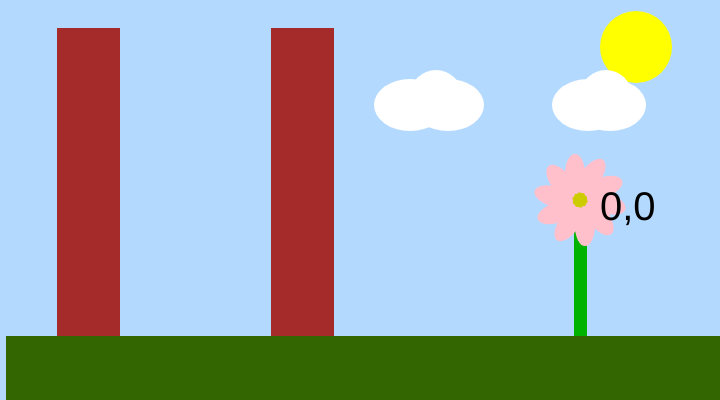
Frame 1 (no input)
Frame 60 (no input): identical to frame 1, image omitted
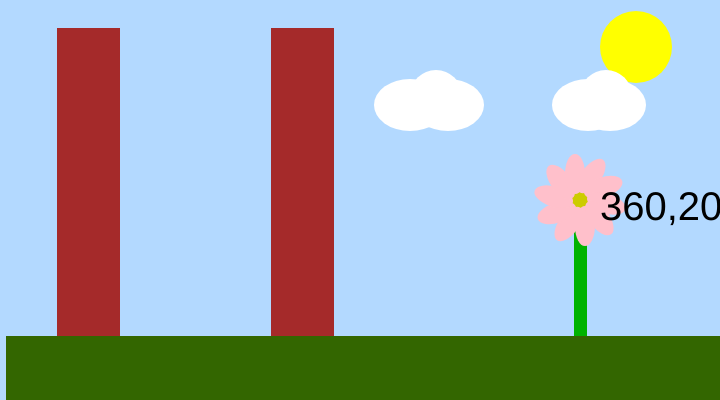
Frame 120 (the mouse pressed at the canvas centre since frame 60)

The p5.js sketch that drew these frames (run headless with seeded random() and noise() and a simulated clock; from frame 60 on, the mouse is pressed at the canvas centre):

// p5.js sketch
// ── sketch.js
function setup() {
  createCanvas(720, 400);
  background(76, 200, 255);
}

function draw() {
  background(179, 217, 255);
  noStroke();

fill('brown');
rect(57, 28, 63, 663);
fill('brown');
rect(271, 28, 63, 663);

fill(0, 179, 0);
rect(574, 231, 13, 363);

fill(51, 102, 0);
rect(6, 336, 740, 100);


fill('yellow');
ellipse(636, 47, 72, 72);


fill('white');
ellipse(436, 96, 52, 52);
fill('white');
ellipse(410, 105, 72, 52);
fill('white');
ellipse(448, 105, 72, 52);

fill('white');
ellipse(606, 96, 52, 52);
fill('white');
ellipse(610, 105, 72, 52);
fill('white');
ellipse(588, 105, 72, 52);

fill(204, 204, 0);
ellipse(580, 200, 30, 30);

translate(580, 200);
  noStroke();
  for (let i = 0; i < 10; i ++)
  { fill('pink');
   ellipse(5, 26, 20, 40);
    rotate(PI/5);}


fill(0);
textSize(40);
text(mouseX + "," + mouseY, 20, 20) ;
}
